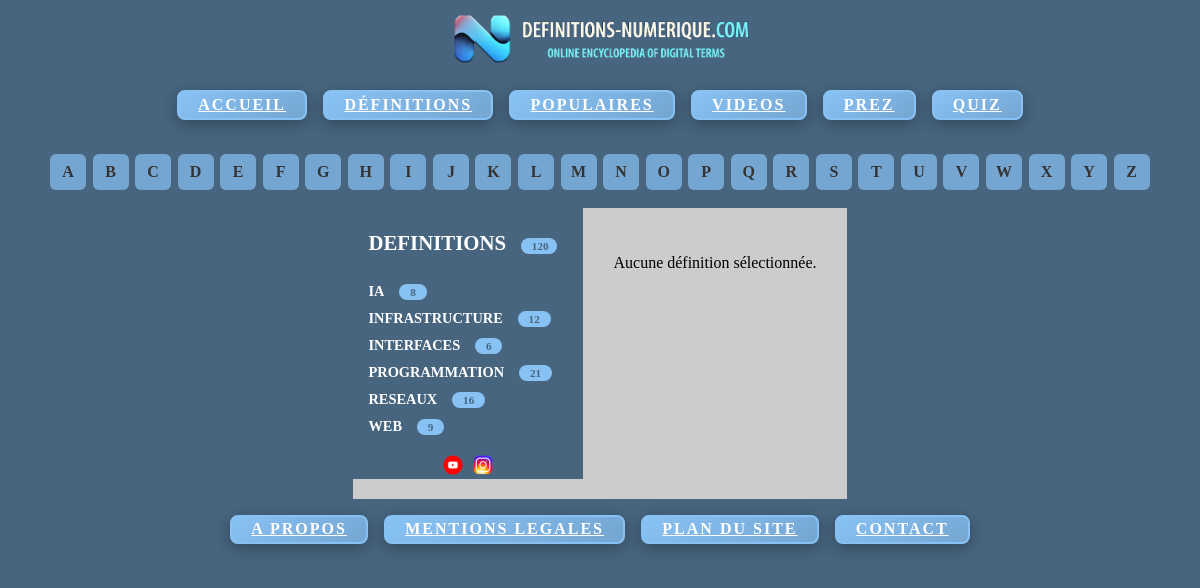
/affichedef.php, run on the app's committed database.
### tables this page shows
CREATE TABLE `categorie` (
  `catid` int(10) NOT NULL,
  `catnom` varchar(100) NOT NULL
);

### gauche.php (the view, shortened to what this page needs)
<?php
$conn = new mysqli($_ENV['DB_SERVERNAME'], $_ENV['DB_USERNAME'], $_ENV['DB_PASSWORD'], $_ENV['DB_NAME']);
	$conn->set_charset("utf8mb4");
$conn2 = new mysqli($_ENV['DB_SERVERNAME'], $_ENV['DB_USERNAME'], $_ENV['DB_PASSWORD'], $_ENV['DB_NAME']);
	$conn2->set_charset("utf8mb4");
   printf ("<br><a href='definitions.php' class='rubriqueDEF'>DEFINITIONS</a>");
if ($result3 = mysqli_query($conn, "SELECT COUNT(*) as total from definition"))
{
    while ($row3 = $result3->fetch_assoc())
	{
        		printf ("<span class='styled-span'> %s </span><br><br>", $row3['total']);
 	 }
  }
else
		{
		}
if ($result = mysqli_query($conn, "SELECT * from categorie ORDER BY catnom "))
{
    while ($row = $result->fetch_assoc())
	{
        printf ("<a href='categoriedetail.php?catid=%s' class='rubrique'>%s</a>", $row['catid'], $row['catnom']);
		$catid = intval($row['catid']);
		$sql2="SELECT COUNT(*) as total FROM lien WHERE catid=" . $catid;
		if ($result2 = mysqli_query($conn2,$sql2 ))
		{
			while ($row2 = $result2->fetch_assoc())
			{
				printf ("<span class='styled-span'> %s </span>&nbsp;&nbsp;&nbsp;<br>", $row2['total']);
			}
		}
		else
		{
		}
	}
}
?>
        <div class="reseau-container">
            <div class="reseau-item">
                <a href="https://youtube.com/@definitionsnumerique" target="_blank">
				<img src="y.png" class="imageRéseaux"></a>
                <a href="https://instagram.com/definitionsnumerique" target="_blank">
				<img src="i.png" class="imageRéseaux"></a>
            </div>
        </div>

### style.css (style rules this page uses)
:root { --color-light-blue: #88C2F5; --color-blue: #75A6D1; --color-dark-blue: #5E86A8; --color-darker-blue: #47657F; --color-deep-blue: #324759; --color-white: #FFFFFF; }
img { max-width: 100%; height: auto; }
.rubrique { display: inline-block; padding: 5px 15px; font-size: 0.9rem; font-weight: bold; text-transform: uppercase; text-decoration: none; color: var(--color-white); background: var(--color-darker-blue); border-radius: 5px; transition: background 0.3s ease, color 0.3s ease; }
.rubriqueDEF { display: inline-block; padding: 5px 15px; font-size: 1.3rem; font-weight: bold; text-transform: uppercase; text-decoration: none; color: var(--color-white); background: var(--color-darker-blue); border-radius: 5px; transition: background 0.3s ease, color 0.3s ease; }
.styled-span { background-color: var(--color-light-blue); color: var(--color-darker-blue); padding: 2px 8px; font-size: 0.7rem; border-radius: 8px; font-weight: bold; }
body { margin: 0; padding: 0; background-color: var(--color-darker-blue); }
.reseau-container { display: flex; flex-wrap: wrap; justify-content: center; gap: 10px; margin-top: 15px; position: static; }
.reseau-item { display: flex; align-items: center; gap: 10px; }
.imageRéseaux { height: 20px; width: 20px; }

### data on the page
categorie: catnom "IA", total "8"
categorie: catnom "INFRASTRUCTURE", total "12"
categorie: catnom "INTERFACES", total "6"
categorie: catnom "PROGRAMMATION", total "21"
categorie: catnom "RESEAUX", total "16"
categorie: catnom "WEB", total "9"

### other printed values
$lettre "A"
$lettre "B"
$lettre "C"
$lettre "D"
$lettre "E"
$lettre "F"
$lettre "G"
$lettre "H"
$lettre "I"
$lettre "J"
$lettre "K"
$lettre "L"
$lettre "M"
$lettre "N"
$lettre "O"
